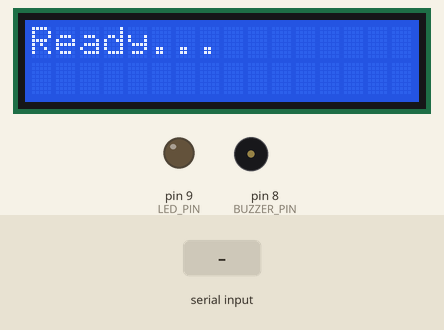
Recording of a sketch running on a simulated Arduino Uno, built with avr-gcc and run on an emulated ATmega328P. Shown: 16×2 character LCD, output pins drawn as LEDs (lit = HIGH), buzzer (waves = sounding). Inputs (shaded band) come from the test bench. What the sketch prints to the serial monitor is not drawn.

Above: at 1.2 s.
1.3 s: "D:\n" received over Serial
At 2.4 s:
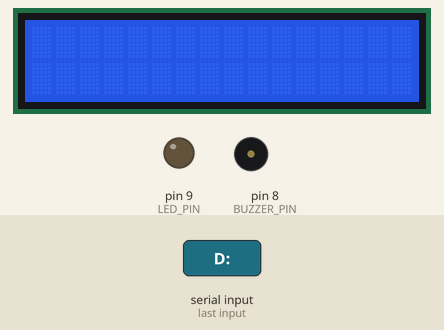
2.8 s: "B:90\n" received over Serial
At 9.8 s:
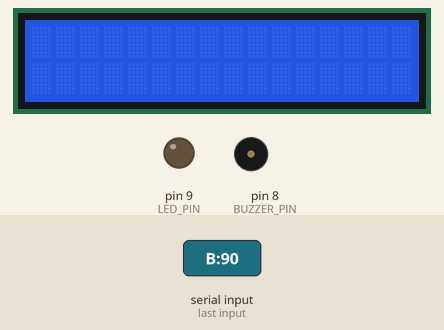
Timing chart, 0 to 10.9 s (numbered marks = the images above; inputs shaded):
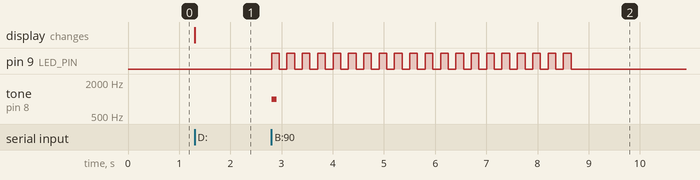

The sketch:

CalcDuino.ino
```cpp
#include <LiquidCrystal.h>

LiquidCrystal lcd(12, 11, 5, 4, 3, 2);

const int BUZZER_PIN = 8;
const int LED_PIN    = 9;
enum BlinkState { BLINK_IDLE, BLINK_ON, BLINK_OFF };

BlinkState blinkState   = BLINK_IDLE;
int blinkRemain  = 0;
unsigned long blinkTime = 0;
const unsigned long BLINK_ON_MS  = 150;
const unsigned long BLINK_OFF_MS = 150;

String inputLine = "";

String truncate(String s, int maxLen) {
  if ((int)s.length() > maxLen) {
    return s.substring(0, maxLen - 1) + "~";
  }
  return s;
}

void processLine(String line) {

  if (line.startsWith("B:")) {
    int count = line.substring(2).toInt();
    if (count <= 0) return;
    if (count > 20) count = 20;

    tone(BUZZER_PIN, 1000, 100);

    blinkRemain = count;
    blinkState  = BLINK_ON;
    blinkTime   = millis();
    digitalWrite(LED_PIN, HIGH);

    return;
  }

  if (line.startsWith("D:")) {
    String data = line.substring(2);
    lcd.clear();

    int eqIdx = data.lastIndexOf('=');
    if (eqIdx != -1) {
      String expr   = truncate(data.substring(0, eqIdx), 16);
      String result = truncate(data.substring(eqIdx + 1), 16);
      lcd.setCursor(0, 0);
      lcd.print(expr);
      lcd.setCursor(0, 1);
      lcd.print(result);
    } else {
      lcd.setCursor(0, 0);
      lcd.print(truncate(data, 16));
    }
    Serial.println("DONE");
    return;
  }
  Serial.println("DONE");
}

void setup() {
  Serial.begin(9600);
  pinMode(BUZZER_PIN, OUTPUT);
  pinMode(LED_PIN, OUTPUT);

  lcd.begin(16, 2);
  lcd.print("Ready...");

  Serial.println("DONE");
}

void loop() {
  while (Serial.available()) {
    char c = Serial.read();
    if (c == '\n') {
      inputLine.trim();
      if (inputLine.length() > 0) {
        processLine(inputLine);
      }
      inputLine = "";
    } else if (c != '\r') {
      inputLine += c;
    }
  }

  unsigned long now = millis();

  if (blinkState == BLINK_ON && (now - blinkTime >= BLINK_ON_MS)) {
    digitalWrite(LED_PIN, LOW);
    blinkTime  = now;
    blinkState = BLINK_OFF;
  }
  else if (blinkState == BLINK_OFF && (now - blinkTime >= BLINK_OFF_MS)) {
    blinkRemain--;
    if (blinkRemain <= 0) {
      blinkState = BLINK_IDLE;
      Serial.println("DONE");
    } else {
      digitalWrite(LED_PIN, HIGH);
      blinkTime  = now;
      blinkState = BLINK_ON;
    }
  }
}
```

Measured:
- after the input at 1.3 s, the display: changes at once (image 1)
- after the input at 2.8 s, pin 9 (LED_PIN): alternates HIGH for 0.15 s and LOW for 0.15 s, 40 changes in all, then stays LOW, starting at once; tone on pin 8 (BUZZER_PIN): silent → 1000 Hz at once, → silent 0.10 s later
